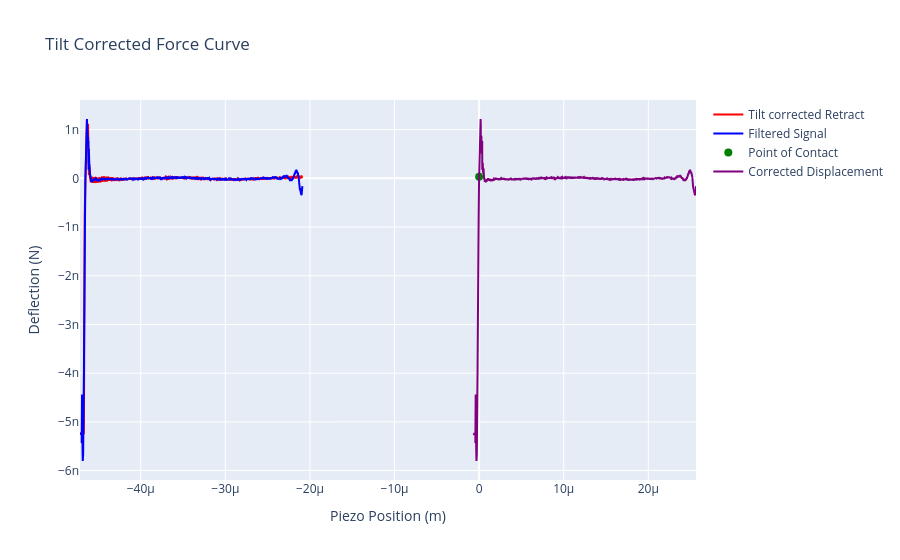

The notebook cell this image was saved under:
### Code cell
# plot in plotly
fig = go.Figure()
fig.add_trace(go.Scatter(x=ret_piezo, y=tilt_ret_deflection_N, mode='lines', name='Tilt corrected Retract', line=dict(color='red', width=2)))
fig.add_trace(go.Scatter(x=ret_piezo, y=fft_filtered_signal, mode='lines', name='Filtered Signal', line=dict(color='blue', width=2)))
fig.add_trace(go.Scatter(x=[0], y=[first_positive_deflection], mode='markers', name='Point of Contact', marker=dict(color='green', size=8)))
fig.add_trace(go.Scatter(x=ret_corrected_displacement, y=fft_filtered_signal, mode='lines', name='Corrected Displacement', line=dict(color='purple', width=2))) 
fig.update_layout(title='Tilt Corrected Force Curve', xaxis_title='Piezo Position (m)', yaxis_title='Deflection (N)', showlegend=True)
fig.show()

### Figure 1 — Plotly figure (JSON) as saved in the notebook; plotly's stock layout.template omitted (floating-point values rounded to 4 significant figures; data arrays with more than 128 entries replaced by an {"elided": "..."} marker saying what was removed)
{"data": [{"line": {"color": "red", "width": 2}, "mode": "lines", "name": "Tilt corrected Retract", "type": "scatter", "x": {"elided": "13749 float values"}, "y": {"elided": "13749 float values"}}, {"line": {"color": "blue", "width": 2}, "mode": "lines", "name": "Filtered Signal", "type": "scatter", "x": {"elided": "13749 float values"}, "y": {"elided": "13749 float values"}}, {"marker": {"color": "green", "size": 8}, "mode": "markers", "name": "Point of Contact", "type": "scatter", "x": [0], "y": [3.036e-11]}, {"line": {"color": "purple", "width": 2}, "mode": "lines", "name": "Corrected Displacement", "type": "scatter", "x": {"elided": "13749 float values"}, "y": {"elided": "13749 float values"}}], "layout": {"showlegend": true, "title": {"text": "Tilt Corrected Force Curve"}, "xaxis": {"title": {"text": "Piezo Position (m)"}}, "yaxis": {"title": {"text": "Deflection (N)"}}}}
